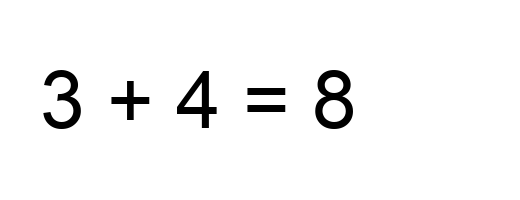
#> input picture samples/arithmetic_3plus4.png, 520 x 200 px
$ python annotate.py ../samples/arithmetic_3plus4.png
#> lines starting #> are read from the running program, lines starting #| are printed output that depends on the picture; after the words box and inside, x2 and y2 are one past the last pixel; in counts of white or black regions, pixels touching at a corner belong together
#> in prepare, im is the input picture: PIL image 520x200 RGB; min 0, max 255, mean 245.7
#!/usr/bin/env python3
"""Line segmentation + red-box annotation for the Sensei "show me the wrong line" beat.

The model is only asked for a *line index* (1-based, counted from the top of the
page). Everything spatial is done here, locally and deterministically:

    bands = find_line_bands("photo.jpg")        # -> [(y0, y1, x0, x1), ...]
    annotate("photo.jpg", 2, "out.png")         # red box round line 2

Why not ask the VLM for a bounding box directly: see
docs/VISION_FINDINGS.md -> "Annotated-photo coordinates (P1 beat validation)".
Short version: the model's boxes do not land on the right line.

Deps: Pillow, numpy. No OpenCV.

CLI
    python3 annotate.py IMAGE --line 2 --out boxed.png
    python3 annotate.py IMAGE --bands            # print detected bands as JSON
    python3 annotate.py IMAGE --all --out g.png  # box every line (debug view)
"""
from __future__ import annotations

import argparse
import json
import sys

import numpy as np
from PIL import Image, ImageDraw, ImageFilter, ImageOps

__all__ = ["prepare", "frame_and_bands", "find_line_bands", "annotate",
           "annotate_all", "estimate_skew", "deskew"]


# --------------------------------------------------------------------------
# page isolation -- a phone photo has desk/shadow around the paper, and the
# rotate-to-straighten step smears that dark border across the row profile.
# --------------------------------------------------------------------------
def _paper_mask(g: Image.Image, ds=6, dark=90) -> Image.Image:
    """Boolean 'L' mask, 255 = paper. Large dark regions are treated as
    off-page; handwriting strokes are too thin to survive the erosion."""
#> called with ds = 6, dark = 90
    w, h = g.size
    small = g.resize((max(8, w // ds), max(8, h // ds)), Image.BILINEAR)
    a = np.asarray(small, np.uint8)
    off = Image.fromarray(((a < dark) * 255).astype(np.uint8), "L")
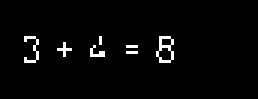
#> off: PIL image 86x33 L (shown 3 times larger); 2.5% white in thin lines or dots, all inside (x1, y1, x2, y2) = (8, 12, 58, 21)
    off = off.filter(ImageFilter.MinFilter(5))   # erode: kill thin strokes
#> off: PIL image 86x33 L; every value is 0
    off = off.filter(ImageFilter.MaxFilter(9))   # dilate back + margin
    off = off.resize((w, h), Image.NEAREST)
#> off: PIL image 520x200 L; every value is 0
    return ImageOps.invert(off)
#> returned value: PIL image 520x200 L; every value is 255


def prepare(path_or_im, max_edge=1400, margin=0.02):
    """Photo -> the single frame everything else works in.

    Whitens the off-page border, deskews, crops to the sheet, caps resolution.
    The image the model is shown and the image the box is drawn on must be this
    same frame, otherwise the coordinates mean nothing.

    Returns (RGB image, info dict).
    """
    im = (Image.open(path_or_im) if isinstance(path_or_im, str)
          else path_or_im).convert("RGB")
    g = im.convert("L")
    paper = _paper_mask(g)

    # Fill off-page with the paper's own median tone, NOT with white: a hard
    # white border creates a dark halo once the illumination is flattened, and
    # that halo reads as a giant blob of ink.
    arr = np.asarray(im, np.float32)
    sel = np.asarray(paper, np.uint8) > 127
#> sel: shape (200, 520) bool; every value is 1
    fill = tuple(int(v) for v in np.median(arr[sel], axis=0)) if sel.any() \
        else (235, 235, 235)
#> fill = (255, 255, 255)
    im = Image.composite(im, Image.new("RGB", im.size, fill), paper)

    bbox = paper.point(lambda v: 255 if v > 127 else 0).getbbox()
#> bbox = (0, 0, 520, 200)
    if bbox:
        mx = int(min(im.size) * margin)
        im = im.crop((max(0, bbox[0] - mx), max(0, bbox[1] - mx),
                      min(im.width, bbox[2] + mx),
                      min(im.height, bbox[3] + mx)))

    im, angle = deskew(im, fill=fill)

    if im.width > max_edge or im.height > max_edge:
        s = max_edge / max(im.size)
        im = im.resize((int(im.width * s), int(im.height * s)), Image.LANCZOS)
    return im, {"skew": angle, "size": im.size}


# --------------------------------------------------------------------------
# skew
# --------------------------------------------------------------------------
def _ink(im: Image.Image) -> np.ndarray:
    """Grayscale -> float array in [0,1] where 1 == ink (dark)."""
    g = np.asarray(im.convert("L"), dtype=np.float32) / 255.0
    return 1.0 - g


def _flatten(g: Image.Image) -> Image.Image:
    """Divide by a heavily blurred copy -> even illumination, white paper."""
    bg = g.filter(ImageFilter.GaussianBlur(max(6, g.width / 20)))
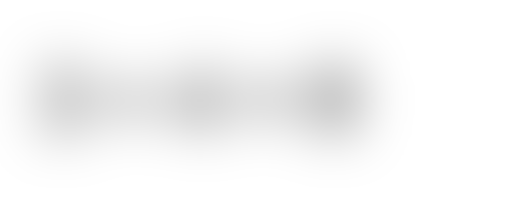
#> bg: PIL image 520x200 L; min 207, max 255, mean 245.7
    a = np.asarray(g, np.float32)
    b = np.asarray(bg, np.float32)
    flat = np.clip(a * 255.0 / np.maximum(b, 1.0), 0, 255)
    return Image.fromarray(flat.astype(np.uint8), "L")


def estimate_skew(im: Image.Image, limit=9.0, step=0.25) -> float:
    """Angle (deg) that maximises the variance of the horizontal ink profile.

    Text rows line up when the page is straight, which spikes row variance.
    Rotation introduces blank fill in the corners, which by itself changes the
    row profile and biases the search towards large angles -- so we rotate a
    validity mask alongside the image and use the *mean* ink per valid pixel,
    ignoring rows that are mostly fill.
    """
    small = im.convert("L")
    scale = 700.0 / max(small.size)
    if scale < 1.0:
        small = small.resize((max(1, int(small.width * scale)),
                              max(1, int(small.height * scale))),
                             Image.BILINEAR)
    # Flatten lighting *before* the search: a shadow gradient rotates with the
    # image and otherwise dominates the row profile, which sends the estimate
    # straight to the search limit.
    small = _flatten(small)
    mask = Image.new("L", small.size, 255)

    def score(a):
#> called with a = -9
        r = small.rotate(a, resample=Image.BILINEAR, fillcolor=255)
        mk = np.asarray(mask.rotate(a, resample=Image.BILINEAR, fillcolor=0),
                        np.float32) / 255.0
#> mk: shape (200, 520) float32; values 0 (black) and 1 (white), 89.4% white; 4 black regions, box (x1, y1, x2, y2) and area: (271, 0, 520, 40) 5035, (0, 160, 249, 200) 5035, (0, 0, 13, 76) 500, (507, 124, 520, 200) 500
        ok = mk > 0.5
        valid = ok.sum(axis=1)
#> valid = 200 values, max 520 at index 76, min 258 at index 0, mean 464.6
        keep = valid > (0.6 * small.width)
        if keep.sum() < 10:
            return -1.0
        prof = (_ink(r) * ok).sum(axis=1)[keep] / valid[keep]
#> prof = 182 values, max 0.197 at index 83, min 0 at index 0, mean 0.0398
        return float(prof.var())

    # coarse pass then a local refine -- 4x fewer rotations than a flat sweep
    coarse = 1.0
    best_a = max((k * coarse for k in range(-int(limit / coarse),
                                            int(limit / coarse) + 1)),
                 key=score)
#> in _ink (call 2), `return 1.0 - g`:
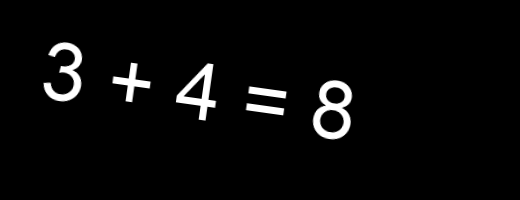
#> returned value: shape (200, 520) float32; min 0, max 1, mean 0.0361
#> in _ink (call 3), `return 1.0 - g`:
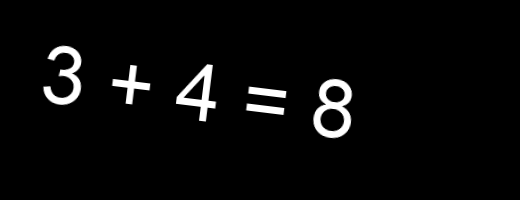
#> returned value: shape (200, 520) float32; min 0, max 1, mean 0.0361
#> call 4 of score, with a = -6
#> in score (call 4), `mk = np.asarray(mask.rotate(a, resample=Image.BILINEAR, fillcolor=0), ..`:
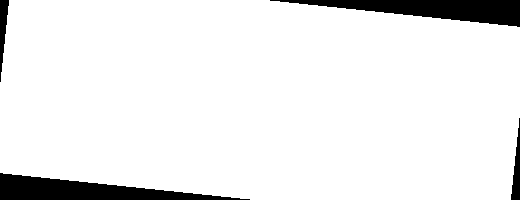
#> mk: shape (200, 520) float32; values 0 (black) and 1 (white), 92.7% white; 4 black regions, box (x1, y1, x2, y2) and area: (270, 0, 520, 27) 3409, (0, 173, 250, 200) 3409, (0, 0, 9, 82) 394, (511, 118, 520, 200) 394
#> in score (call 4), `valid = ok.sum(axis=1)`: valid = 200 values, max 520 at index 82, min 261 at index 0, mean 482
#> in _ink (call 4), `return 1.0 - g`:
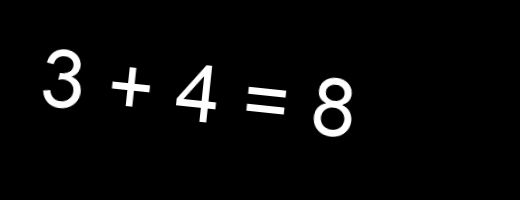
#> returned value: shape (200, 520) float32; min 0, max 1, mean 0.0361
#> in score (call 4), `prof = (_ink(r) * ok).sum(axis=1)[keep] / valid[keep]`: prof = 188 values, max 0.201 at index 99, min 0 at index 0, mean 0.0385
#> in score (call 5), `mk = np.asarray(mask.rotate(a, resample=Image.BILINEAR, fillcolor=0), ..`:
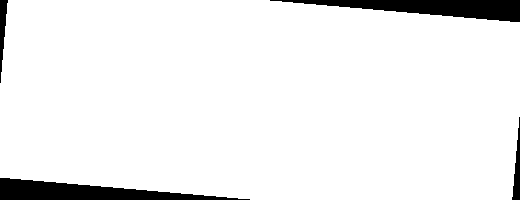
#> mk: shape (200, 520) float32; values 0 (black) and 1 (white), 93.8% white; 4 black regions, box (x1, y1, x2, y2) and area: (270, 0, 520, 22) 2857, (0, 178, 250, 200) 2857, (0, 0, 8, 83) 344, (512, 117, 520, 200) 344
#> in score (call 5), `valid = ok.sum(axis=1)`: valid = 200 values, max 520 at index 83, min 262 at index 0, mean 488
#> (the rest of the program and of its run is left out)
